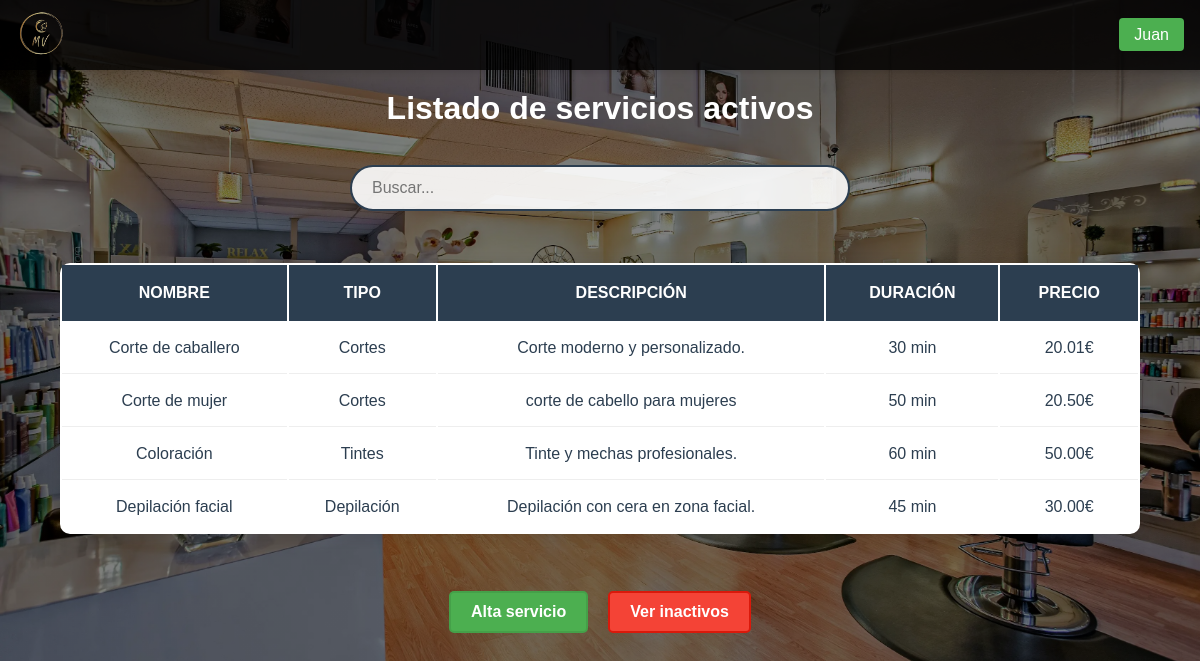
Page /paginas/servicios.php (signed in) on the committed database.
### tables this page shows
CREATE TABLE `servicios` (
  `id_servicio` int NOT NULL AUTO_INCREMENT,
  `nombre_servicio` varchar(100) NOT NULL,
  `descripcion` text,
  `duracion` int NOT NULL,
  `precio` decimal(10,2) NOT NULL,
  `activo` tinyint(1) NOT NULL DEFAULT '1',
  PRIMARY KEY (`id_servicio`)
);

CREATE TABLE `tipos_tratamiento` (
  `id_tipo` int NOT NULL AUTO_INCREMENT,
  `nombre_tipo` varchar(100) NOT NULL,
  PRIMARY KEY (`id_tipo`),
  UNIQUE KEY `nombre_tipo` (`nombre_tipo`)
);

### funcionalidades/verificar_admin.php (called while the page is built, shortened)
<?php
function esAdministrador($conn) {
    try {
        $stmt = $conn->prepare("SELECT es_admin FROM empleados WHERE dni = :dni AND activo = 1");
        $stmt->execute([':dni' => $_SESSION['dni']]);
        return ($stmt->fetch(PDO::FETCH_COLUMN) == 1);
    } catch (PDOException $e) {
        error_log("Error verificando admin: " . $e->getMessage());
        return false;
    }
}

### paginas/servicios.php (the view, shortened to what this page needs)
<!DOCTYPE html>
<html lang="es">
<head>
    <link rel="stylesheet" href="/TFGPeluqueria/css/styles.css">
</head>
<body>
    <?php
        require_once $_SERVER['DOCUMENT_ROOT'] . '/TFGPeluqueria/funcionalidades/conexion.php';
        require_once $_SERVER['DOCUMENT_ROOT'] . '/TFGPeluqueria/funcionalidades/verificar_admin.php';
        include $_SERVER['DOCUMENT_ROOT'] . '/TFGPeluqueria/plantillas/navbar.php';
        $esAdmin = esAdministrador($conn);
        $mostrar = $_GET['mostrar'] ?? 'activos';
        $condicion = ($mostrar === 'inactivos') ? 's.activo = 0' : 's.activo = 1';
        $servicios = [];
        try {
            $sql = "SELECT tt.nombre_tipo AS tipo, s.*
                    FROM servicios s
                    JOIN servicios_tipos st ON s.id_servicio = st.id_servicio
                    JOIN tipos_tratamiento tt ON st.id_tipo = tt.id_tipo
                    WHERE $condicion";
            $stmt = $conn->query($sql);
            $servicios = $stmt->fetchAll(PDO::FETCH_ASSOC);
        } catch (PDOException $e) {
            error_log("Error al obtener servicios: " . $e->getMessage());
        }
    ?>
    <div class="contenedor-principal">
        <h1>Listado de servicios <?= $mostrar === 'activos' ? 'activos' : 'inactivos' ?></h1>
        <br>
	<div class="contenedor-busqueda">
    		<input type="text" id="buscador-general" class="buscador-general input-busqueda"  placeholder="Buscar..." data-tabla=".tabla-scroll .tabla-citas">
	</div>
        <div class="tabla-scroll">
            <table class="tabla-citas">
                <thead>
                    <tr>
                        <th>Nombre</th>
                        <th>Tipo</th>
                        <th>Descripción</th>
                        <th>Duración</th>
                        <th>Precio</th>
                    </tr>
                </thead>
                <tbody>
                    <?php foreach ($servicios as $servicio): ?>
                        <tr <?= $esAdmin ? 'onclick="window.location=\'editar_servicio.php?id_servicio=' . htmlspecialchars($servicio['id_servicio']) . '\'"' : '' ?>
                        class="<?= $esAdmin ? 'clickable-row' : '' ?>">
                            <td><?= htmlspecialchars($servicio['nombre_servicio']) ?></td>
                            <td><?= htmlspecialchars($servicio['tipo']) ?></td>
                            <td><?= htmlspecialchars($servicio['descripcion']) ?></td>
                            <td><?= htmlspecialchars($servicio['duracion']) ?> min</td>
                            <td><?= number_format($servicio['precio'], 2) ?>€</td>
                        </tr>
                    <?php endforeach; ?>
                </tbody>
            </table>
        </div>
        <div class="contenedor-botones">
            <?php if ($esAdmin): ?>
                <a href="/TFGPeluqueria/paginas/registro_servicio.php" class="boton-alta">Alta servicio</a>
                <a href="servicios.php?mostrar=<?= $mostrar === 'activos' ? 'inactivos' : 'activos' ?>" class="boton-baja">
                    <?= $mostrar === 'activos' ? 'Ver inactivos' : 'Ver activos' ?>
                </a>
            <?php endif; ?>
        </div>
    </div>
</body>
</html>

### css/styles.css (style rules this page uses)
* { margin: 0; padding: 0; box-sizing: border-box; font-family: 'Arial', sans-serif; }
:root { --color-primario: #2c3e50; --color-secundario: #e67e22; --fondo-beige: #FFF8DC; --tabla-dorado: #20d4da; --color-desplegables: rgba(25, 121, 230, 0.459); }
html, body { background-color: #000; color: white; }
body { min-height: 100vh; position: relative; margin: 0; padding: 0; }
body::before { content: ""; position: absolute; top: 0; left: 0; width: 100%; height: 100%; background: linear-gradient(rgba(0, 0, 0, 0.5), rgba(0, 0, 0, 0.5)), url('/TFGPeluqueria/imagenes/Fondo.webp') center/cover; background-attachment: scroll; }
.contenedor-principal, .registros-container { padding-top: 90px; position: relative; color: white; min-height: 100vh; display: flex; flex-direction: column; justify-content: flex-start; align-items: center; text-align: center; }
.tabla-citas { width: 90%; margin: 2rem auto; background: white; border-radius: 10px; box-shadow: 0 2px 15px rgba(0, 0, 0, 0.1); overflow: hidden; overflow-x: auto; }
.tabla-citas th { background-color: var(--color-primario); color: white; padding: 1.2rem; text-align: center; font-weight: 600; text-transform: uppercase; }
.tabla-citas td { padding: 1rem; border-bottom: 1px solid #eeeeee; color: var(--color-primario); }
.tabla-citas tr:last-child td { border-bottom: none; }
.tabla-scroll { width: 100%; overflow-x: auto; }
.contenedor-busqueda { margin: 20px 0; width: 90%; max-width: 500px; }
.input-busqueda { width: 100%; padding: 12px 20px; border: 2px solid var(--color-primario); border-radius: 25px; font-size: 16px; background: rgba(255, 255, 255, 0.9); transition: all 0.3s ease; }
.boton-alta { background-color: #4CAF50; border: 2px solid #45a049; }
.contenedor-botones { display: flex; gap: 10px; margin: 15px 0; }
.boton-alta, .boton-baja { display: inline-block; padding: 10px 20px; border-radius: 5px; text-decoration: none; color: white; font-weight: bold; transition: background-color 0.3s ease; margin: 10px 5px; }
.boton-baja { background-color: #f44336; border: 2px solid #da190b; }

### rows in the picture
servicios: nombre_servicio "Corte de caballero", tipos_tratamiento.nombre_tipo "Cortes", descripcion "Corte moderno y personalizado.", duracion "30", precio "20.01"
servicios: nombre_servicio "Corte de mujer", tipos_tratamiento.nombre_tipo "Cortes", descripcion "corte de cabello para mujeres", duracion "50", precio "20.50"
servicios: nombre_servicio "Coloración", tipos_tratamiento.nombre_tipo "Tintes", descripcion "Tinte y mechas profesionales.", duracion "60", precio "50.00"
servicios: nombre_servicio "Depilación facial", tipos_tratamiento.nombre_tipo "Depilación", descripcion "Depilación con cera en zona facial.", duracion "45", precio "30.00"

### other values in the picture
$_SESSION['nombre'] "Juan"
